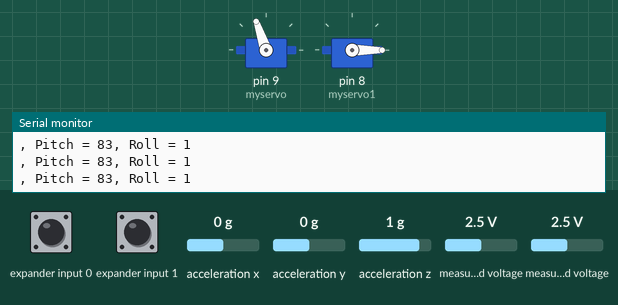
A sketch run on a simulated Arduino Uno, built with avr-gcc and run on an emulated ATmega328P. Parts: 2 × servo, the last lines printed to the serial monitor. Wiring (inferred from the names in the program): Wii Nunchuk at I2C address 0x52. Inputs (shaded band) come from the test bench; at power-on: acceleration x 0 g, acceleration z 1 g, acceleration y 0 g, expander input 0 HIGH, expander input 1 HIGH, measured voltage 2.5 V.

Above: at 1.2 s.
1.3 s: acceleration x set to 0.8 g
At 2.4 s:
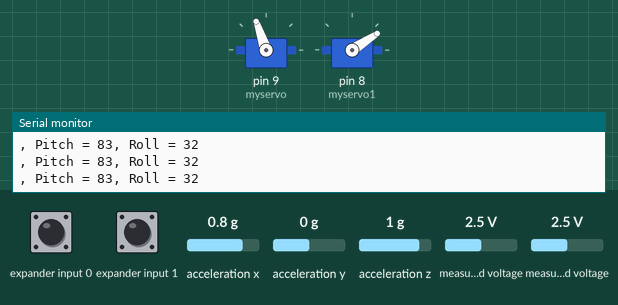
3.0 s: acceleration z set to 0.8 g
At 4.2 s:
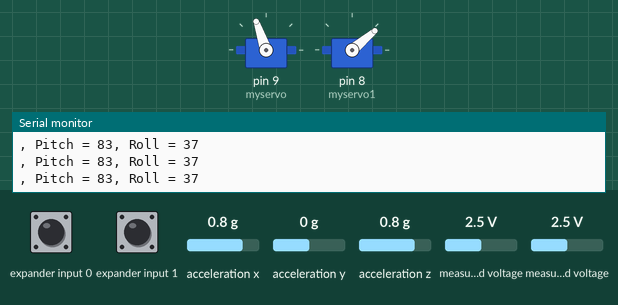
4.7 s: acceleration y set to -1.4 g
At 5.4 s:
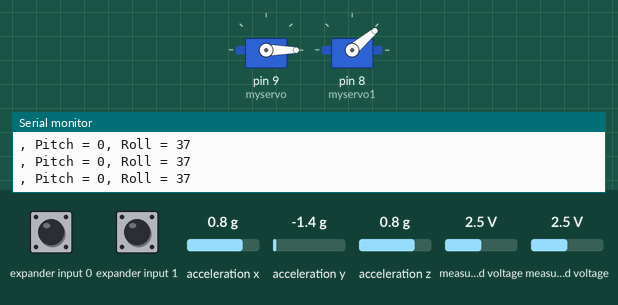
6.4 s: acceleration z set to 1.4 g
At 7.8 s:
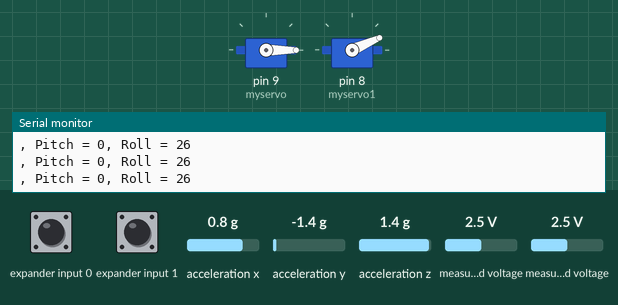
8.1 s: acceleration y set to -1 g
At 9.3 s:
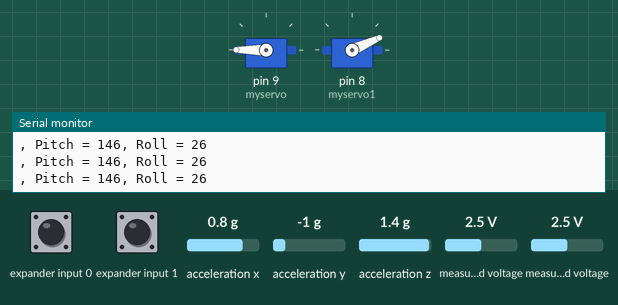
9.8 s: acceleration x set to -1.4 g
At 10.9 s:
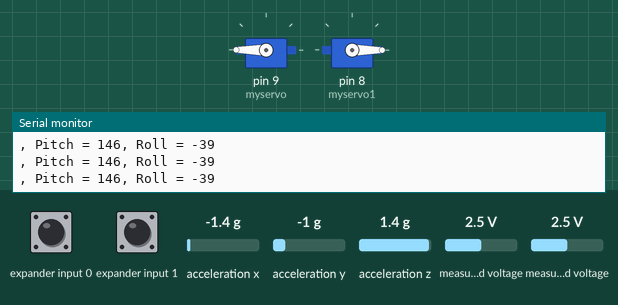
Timing chart, 0 to 12.3 s (numbered marks = the images above; inputs shaded):
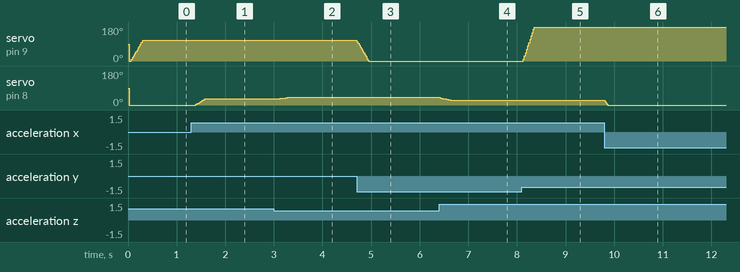

The sketch:

TP4_NunchukWiiServoMoteur_INO.ino
```cpp
#include <math.h>
#include <Servo.h>
#include "Wire.h"
#include "WiiChuck.h"

Servo myservo;
Servo myservo1; // create servo object to control a servo

WiiChuck chuck = WiiChuck();
int angleStart, currentAngle, currentAngle1;
int tillerStart = 0;
double angle;

void setup()
{
  //nunchuck_init();
  Serial.begin(115200);
  chuck.begin();
  chuck.update();
  //chuck.calibrateJoy();
  myservo.attach(9);
  myservo1.attach(8); // attaches the servo on pin 9 to the servo object
}


void loop()
{
  delay(20);
  chuck.update();

  currentAngle = chuck.readPitch();
  currentAngle1 = chuck.readRoll();
  constrain(currentAngle, 10, 130);
  currentAngle = map(currentAngle, 10, 130, 0, 180);
  constrain(currentAngle1, 10, 130);
  currentAngle1 = map(currentAngle1, 10, 130, 0, 180);

  myservo.write(currentAngle);
  myservo1.write(currentAngle1);  // sets the servo position according to the scaled value

  Serial.print(", Pitch = ");
  Serial.print(chuck.readPitch());
  Serial.print(", Roll = ");
  Serial.print(chuck.readRoll());
  Serial.println();

}
```

WiiChuck.h
```cpp
/*
 * Nunchuck -- Use a Wii Nunchuck
 * Tim Hirzel http://www.growdown.com
 *
 notes on Wii Nunchuck Behavior.
 This library provides an improved derivation of rotation angles from the nunchuck accelerometer data.
 The biggest different over existing libraries (that I know of ) is the full 360 degrees of Roll data
 from teh combination of the x and z axis accelerometer data using the math library atan2.

 It is accurate with 360 degrees of roll (rotation around axis coming out of the c button, the front of the wii),
 and about 180 degrees of pitch (rotation about the axis coming out of the side of the wii).  (read more below)

 In terms of mapping the wii position to angles, its important to note that while the Nunchuck
 sense Pitch, and Roll, it does not sense Yaw, or the compass direction.  This creates an important
 disparity where the nunchuck only works within one hemisphere.  At a result, when the pitch values are
 less than about 10, and greater than about 170, the Roll data gets very unstable.  essentially, the roll
 data flips over 180 degrees very quickly.   To understand this property better, rotate the wii around the
 axis of the joystick.  You see the sensor data stays constant (with noise).  Because of this, it cant know
 the difference between arriving upside via 180 degree Roll, or 180 degree pitch.  It just assumes its always
 180 roll.


 *
 * This file is an adaptation of the code by these authors:
 * Tod E. Kurt, http://todbot.com/blog/
 *
 * The Wii Nunchuck reading code is taken from Windmeadow Labs
 * http://www.windmeadow.com/node/42
 */

#ifndef WiiChuck_h
#define WiiChuck_h

//#include "WProgram.h"
#include "Arduino.h"
#include <Wire.h>
#include <math.h>


// these may need to be adjusted for each nunchuck for calibration
#define ZEROX 510
#define ZEROY 490
#define ZEROZ 460
#define RADIUS 210  // probably pretty universal

#define DEFAULT_ZERO_JOY_X 127
#define DEFAULT_ZERO_JOY_Y 127

#define AVERAGE_N 25


class WiiChuck
{
  private:
      byte cnt;
      uint8_t status[6];		// array to store wiichuck output
      byte averageCounterP;
      byte averageCounterR;
      int Pitch[AVERAGE_N];
      int Roll[AVERAGE_N];
      int i;
      int total;
      uint8_t zeroJoyX;   // these are about where mine are
      uint8_t zeroJoyY; // use calibrateJoy when the stick is at zero to correct
      int lastJoyX;
      int lastJoyY;
      int angles[3];

      boolean lastZ, lastC;

  public:
    byte joyX;
    byte joyY;
    boolean buttonZ;
    boolean buttonC;
    void begin()
    {
      Wire.begin();
      cnt = 0;
      averageCounterP = 0;
      averageCounterR = 0;
      // instead of the common 0x40 -> 0x00 initialization, we
      // use 0xF0 -> 0x55 followed by 0xFB -> 0x00.
      // this lets us use 3rd party nunchucks (like cheap $4 ebay ones)
      // while still letting us use official oness.
      // only side effect is that we no longer need to decode bytes in _nunchuk_decode_byte
      // see http://www.arduino.cc/cgi-bin/yabb2/YaBB.pl?num=1264805255
      //
      Wire.beginTransmission(0x52);	// device address
      Wire.write(0xF0);
      Wire.write(0x55);
      Wire.endTransmission();
      delay(1);
      Wire.beginTransmission(0x52);
      Wire.write(0xFB);
      Wire.write(0x00);
      Wire.endTransmission();
      update();
      for (i = 0; i<3;i++)
      {
        angles[i] = 0;
      }
      zeroJoyX = DEFAULT_ZERO_JOY_X;
      zeroJoyY = DEFAULT_ZERO_JOY_Y;
    }


    void calibrateJoy()
    {
      zeroJoyX = joyX;
      zeroJoyY = joyY;
    }

    void update()
    {
      Wire.requestFrom (0x52, 6);	// request data from nunchuck
      while (Wire.available ())
      {
        // receive byte as an integer
        status[cnt] = _nunchuk_decode_byte (Wire.read()); //
        cnt++;
      }
      if (cnt > 5)
      {
        lastZ = buttonZ;
        lastC = buttonC;
        lastJoyX = readJoyX();
        lastJoyY = readJoyY();

        cnt = 0;
        joyX = (status[0]);
        joyY = (status[1]);
        for (i = 0; i < 3; i++)
        {
          angles[i] = (status[i+2] << 2) + ((status[5] & (B00000011 << ((i+1)*2) ) >> ((i+1)*2)));
        }

        buttonZ = !( status[5] & B00000001);
        buttonC = !((status[5] & B00000010) >> 1);
        _send_zero(); // send the request for next bytes

      }
    }


    // UNCOMMENT FOR DEBUGGING
    //byte * getStatus() {
    //    return status;
    //}

    float readAccelX()
    {
      return (float)angles[0]- ZEROX;
    }
    float readAccelY()
    {
      return (float)angles[1]- ZEROY;
    }
    float readAccelZ()
    {
      return (float)angles[2]- ZEROZ;
    }

    boolean zPressed()
    {
      return (buttonZ && ! lastZ);
    }
    boolean cPressed()
    {
      return (buttonC && ! lastC);
    }

    // for using the joystick like a directional button
    boolean rightJoy(int thresh=60)
    {
      return (readJoyX() > thresh and lastJoyX <= thresh);
    }

    // for using the joystick like a directional button
    boolean leftJoy(int thresh=60)
    {
      return (readJoyX() < -thresh and lastJoyX >= -thresh);
    }


    int readJoyX()
    {
      return (int) joyX - zeroJoyX;
    }

    int readJoyY()
    {
      return (int)joyY - zeroJoyY;
    }


    // R, the radius, generally hovers around 210 (at least it does with mine)
    //int R() {
    //    return sqrt(readAccelX() * readAccelX() +readAccelY() * readAccelY() + readAccelZ() * readAccelZ());
    //}


    // returns roll degrees
    int readRoll()
    {
      //return (int)(atan2(readAccelX(),readAccelZ())/ M_PI * 180.0);
      averageCounterR ++;
      if (averageCounterR >= AVERAGE_N)
      {
        averageCounterR = 0;
      }

      Roll[averageCounterR] = (int) (atan2(readAccelX(),readAccelZ())/ M_PI * 180.0);

      total = 0;
      for( i = 0 ; i < AVERAGE_N ; i++)
      {
         total = total + Roll[i];
      }

      return (total /AVERAGE_N);
    }

    // returns pitch in degrees
    int readPitch()
    {
      averageCounterP ++;
      if (averageCounterP >= AVERAGE_N)
      {
        averageCounterP = 0;
      }

      Pitch[averageCounterP] = (int) (acos(readAccelY()/RADIUS)/ M_PI * 180.0);  // optionally swap 'RADIUS' for 'R()'

      total = 0;
      for( i = 0 ; i < AVERAGE_N ; i++)
      {
         total = total + Pitch[i];
      }

      return (total /AVERAGE_N);
    }

  private:
    byte _nunchuk_decode_byte (byte x)
    {
      //decode is only necessary with certain initializations
      //x = (x ^ 0x17) + 0x17;
      return x;
    }

    void _send_zero()
    {
      Wire.beginTransmission (0x52);	// transmit to device 0x52
      Wire.write (0x00);		// sends one byte
      Wire.endTransmission ();	// stop transmitting
     }

};


#endif
```

Measured:
- the behaviour switches between -1.2 and -1.1 g on acceleration y (found by bisection; images 4 and 5)
- after the input at 1.3 s, servo on pin 8 (myservo1): moves from 0° to 33° over 0.18 s, starting after 0.09 s
- after the input at 3.0 s, servo on pin 8 (myservo1): 33° → 34° after 0.06 s, → 37° 0.07 s later, → 40° 0.11 s later
- after the input at 4.7 s, servo on pin 9 (myservo): moves from 109° to 0° over 0.25 s, starting at once
- after the input at 6.4 s, servo on pin 8 (myservo1): moves from 40° to 24° over 0.25 s, starting at once
- after the input at 8.1 s, servo on pin 9 (myservo): moves from 0° to 180° over 0.23 s, starting at once
- after the input at 9.8 s, servo on pin 8 (myservo1): 24° → 0° at once
